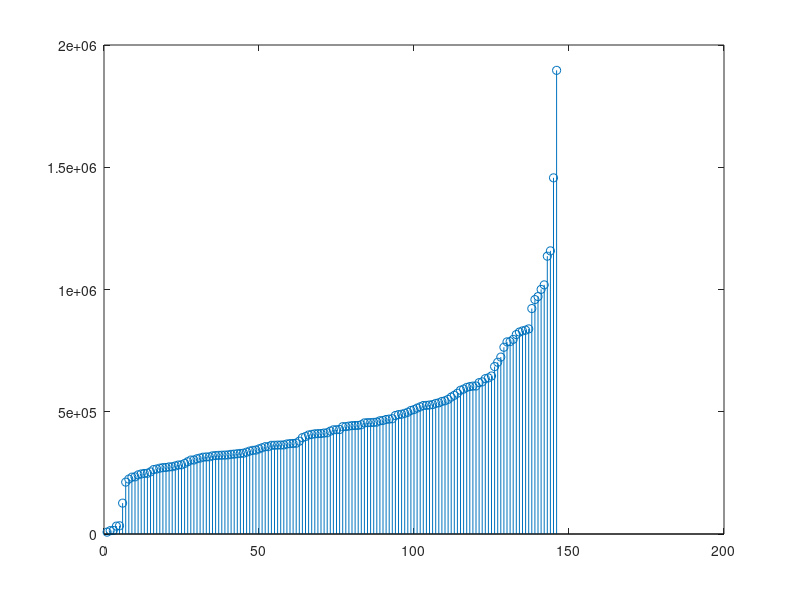

The MATLAB script that drew this image:
a=[14549
13733
32296
7539
33672
463156
622270
455685
315140
343296
529428
363028
370441
352588
329681
457714
785785
315654
323527
322324
446960
307844
464458
326704
488408
302676
288600
723615
362799
247761
470007
263728
796105
550619
1018947
1136308
468459
1000436
763769
1896395
409761
815783
830749
592719
490043
368147
420651
363924
1158110
283097
971044
646319
426044
411020
542262
508871
544937
559915
254216
599590
426524
369689
282115
525390
471388
825927
587978
520081
278406
405084
330662
833914
484715
838948
322794
443852
786793
272188
407686
394106
371410
684785
248436
357129
363721
1456756
314172
334740
364451
444163
456621
619089
438887
536539
271417
443197
638584
922096
212226
514857
439296
702490
603048
454401
427342
275088
958772
224696
320914
357123
328208
241875
567122
398572
493767
325848
412954
310610
379682
319651
321755
413983
302439
233650
455379
245587
274467
526135
342263
604960
441377
575772
269278
527622
505351
339283
295616
126333
635400
534219
232606
265925
605387
497917
410506
348178];

stem(sort(a))
find(abs(zscore(sort(a)))>1.5)
